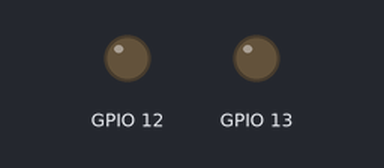
The sketch below on a simulated ESP32. Shown: output pins drawn as LEDs (lit = HIGH). WiFi joins after 1.5 s; servers stay silent unless stated; the camera gives no picture; what the sketch prints to the serial monitor is not drawn.

Above: at 0.4 s.
At 2.4 s:
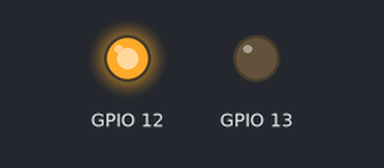
Timing chart, 0 to 3.9 s (numbered marks = the images above):
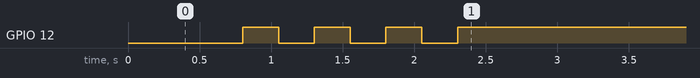

The sketch:

CameraWebServer_copy_20260911115935.ino
```cpp
#include <Arduino.h>
#include "esp_camera.h"
#include <WiFi.h>

// ===========================
// Select camera model in board_config.h
// ===========================
#include "board_config.h"

// ===========================
// Enter your WiFi credentials
// ===========================
const char *ssid = "rish";
const char *password = "Wsb12345@";

// ===========================
// STATIC IP — ESP32 always boots at this address
// Windows Hotspot gateway is ALWAYS 192.168.137.1
// Change STATIC_IP last digit if there's a conflict (use .100-.200 range)
// ===========================
IPAddress STATIC_IP (192, 168, 137, 100);   // ESP32 fixed address
IPAddress GATEWAY   (192, 168, 137,   1);   // Windows hotspot — never changes
IPAddress SUBNET    (255, 255, 255,   0);
IPAddress DNS       (192, 168, 137,   1);   // use gateway as DNS too

void startCameraServer();
void setupLedFlash();

void setup() {
  Serial.begin(115200);
  Serial.setDebugOutput(true);
  Serial.println();

  camera_config_t config;
  config.ledc_channel = LEDC_CHANNEL_0;
  config.ledc_timer = LEDC_TIMER_0;
  config.pin_d0 = Y2_GPIO_NUM;
  config.pin_d1 = Y3_GPIO_NUM;
  config.pin_d2 = Y4_GPIO_NUM;
  config.pin_d3 = Y5_GPIO_NUM;
  config.pin_d4 = Y6_GPIO_NUM;
  config.pin_d5 = Y7_GPIO_NUM;
  config.pin_d6 = Y8_GPIO_NUM;
  config.pin_d7 = Y9_GPIO_NUM;
  config.pin_xclk = XCLK_GPIO_NUM;
  config.pin_pclk = PCLK_GPIO_NUM;
  config.pin_vsync = VSYNC_GPIO_NUM;
  config.pin_href = HREF_GPIO_NUM;
  config.pin_sccb_sda = SIOD_GPIO_NUM;
  config.pin_sccb_scl = SIOC_GPIO_NUM;
  config.pin_pwdn = PWDN_GPIO_NUM;
  config.pin_reset = RESET_GPIO_NUM;
  config.xclk_freq_hz = 20000000;
  config.frame_size = FRAMESIZE_UXGA;
  config.pixel_format = PIXFORMAT_JPEG;  // for streaming
  //config.pixel_format = PIXFORMAT_RGB565; // for face detection/recognition
  config.grab_mode = CAMERA_GRAB_WHEN_EMPTY;
  config.fb_location = CAMERA_FB_IN_PSRAM;
  config.jpeg_quality = 12;
  config.fb_count = 1;

  // if PSRAM IC present, init with UXGA resolution and higher JPEG quality
  //                      for larger pre-allocated frame buffer.
  if (config.pixel_format == PIXFORMAT_JPEG) {
    if (psramFound()) {
      config.jpeg_quality = 10;
      config.fb_count = 2;
      config.grab_mode = CAMERA_GRAB_LATEST;
    } else {
      // Limit the frame size when PSRAM is not available
      config.frame_size = FRAMESIZE_SVGA;
      config.fb_location = CAMERA_FB_IN_DRAM;
    }
  } else {
    // Best option for face detection/recognition
    config.frame_size = FRAMESIZE_240X240;
#if CONFIG_IDF_TARGET_ESP32S3
    config.fb_count = 2;
#endif
  }

#if defined(CAMERA_MODEL_ESP_EYE)
  pinMode(13, INPUT_PULLUP);
  pinMode(14, INPUT_PULLUP);
#endif

  // camera init
  esp_err_t err = esp_camera_init(&config);
  if (err != ESP_OK) {
    Serial.printf("Camera init failed with error 0x%x", err);
    return;
  }

  sensor_t *s = esp_camera_sensor_get();
  // initial sensors are flipped vertically and colors are a bit saturated
  if (s->id.PID == OV3660_PID) {
    s->set_vflip(s, 1);        // flip it back
    s->set_brightness(s, 1);   // up the brightness just a bit
    s->set_saturation(s, -2);  // lower the saturation
  }
  // drop down frame size for higher initial frame rate
  if (config.pixel_format == PIXFORMAT_JPEG) {
    s->set_framesize(s, FRAMESIZE_QVGA);
  }

#if defined(CAMERA_MODEL_M5STACK_WIDE) || defined(CAMERA_MODEL_M5STACK_ESP32CAM)
  s->set_vflip(s, 1);
  s->set_hmirror(s, 1);
#endif

#if defined(CAMERA_MODEL_ESP32S3_EYE)
  s->set_vflip(s, 1);
#endif

// Setup LED FLash if LED pin is defined in camera_pins.h
#if defined(LED_GPIO_NUM)
  setupLedFlash();
#endif

  // ── MediKiosk LED setup ────────────────────────────────────
  // Blue LED (GPIO 12): blinks while connecting, solid ON when ready
  // Red  LED (GPIO 13): controlled in app_httpd.cpp on capture
  pinMode(12, OUTPUT);
  pinMode(13, OUTPUT);
  digitalWrite(12, LOW);   // OFF until WiFi ready
  digitalWrite(13, LOW);   // OFF at startup

  // ── Force forget old saved WiFi networks ──────────────────
  // This ensures ESP32 only connects to YOUR hotspot
  WiFi.disconnect(true);
  delay(500);
  WiFi.mode(WIFI_STA);

  // ── Apply Static IP (MUST be before WiFi.begin) ───────────
  // All 4 args required: IP, gateway, subnet, DNS
  // Without DNS arg, static IP silently falls back to DHCP!
  if (!WiFi.config(STATIC_IP, GATEWAY, SUBNET, DNS)) {
    Serial.println("WARNING: Static IP config failed — will use DHCP");
  } else {
    Serial.println("Static IP configured: 192.168.137.100");
  }

  WiFi.begin(ssid, password);
  WiFi.setSleep(false);

  // Blue LED blinks while waiting for WiFi
  Serial.print("WiFi connecting");
  while (WiFi.status() != WL_CONNECTED) {
    digitalWrite(12, HIGH); delay(250);
    digitalWrite(12, LOW);  delay(250);
    Serial.print(".");
  }

  // Blue LED stays ON solid = WiFi + server ready
  digitalWrite(12, HIGH);
  Serial.println("");
  Serial.println("========================================");
  Serial.print  ("  IP Address : http://");
  Serial.println(WiFi.localIP());
  if (WiFi.localIP() == STATIC_IP) {
    Serial.println("  [OK] Static IP confirmed! Will be same every boot.");
  } else {
    Serial.println("  [!] Got different IP — check gateway setting.");
    Serial.print  ("  Expected: "); Serial.println(STATIC_IP);
  }
  Serial.println("========================================");

  startCameraServer();

  Serial.print("Camera Ready! Open: http://");
  Serial.print(WiFi.localIP());
  Serial.println("/capture");
  Serial.println("IP repeats every 5s below:");
}

void loop() {
  // Print IP every 5 seconds
  Serial.print("[ALIVE] http://");
  Serial.print(WiFi.localIP());
  Serial.println("/capture   <- should always be 192.168.137.100");
  delay(5000);
}
```

board_config.h
```cpp
#ifndef BOARD_CONFIG_H
#define BOARD_CONFIG_H

//
// WARNING!!! PSRAM IC required for UXGA resolution and high JPEG quality
//            Ensure ESP32 Wrover Module or other board with PSRAM is selected
//            Partial images will be transmitted if image exceeds buffer size
//
//            You must select partition scheme from the board menu that has at least 3MB APP space.

// ===================
// Select camera model
// ===================
//#define CAMERA_MODEL_WROVER_KIT // Has PSRAM
//#define CAMERA_MODEL_ESP_EYE  // Has PSRAM
//#define CAMERA_MODEL_ESP32S3_EYE // Has PSRAM
//#define CAMERA_MODEL_M5STACK_PSRAM // Has PSRAM
//#define CAMERA_MODEL_M5STACK_V2_PSRAM // M5Camera version B Has PSRAM
//#define CAMERA_MODEL_M5STACK_WIDE // Has PSRAM
//#define CAMERA_MODEL_M5STACK_ESP32CAM // No PSRAM
//#define CAMERA_MODEL_M5STACK_UNITCAM // No PSRAM
//#define CAMERA_MODEL_M5STACK_CAMS3_UNIT  // Has PSRAM
#define CAMERA_MODEL_AI_THINKER // Has PSRAM
//#define CAMERA_MODEL_TTGO_T_JOURNAL // No PSRAM
//#define CAMERA_MODEL_XIAO_ESP32S3 // Has PSRAM
// ** Espressif Internal Boards **
//#define CAMERA_MODEL_ESP32_CAM_BOARD
//#define CAMERA_MODEL_ESP32S2_CAM_BOARD
//#define CAMERA_MODEL_ESP32S3_CAM_LCD
//#define CAMERA_MODEL_DFRobot_FireBeetle2_ESP32S3 // Has PSRAM
//#define CAMERA_MODEL_DFRobot_Romeo_ESP32S3 // Has PSRAM
#include "camera_pins.h"

#endif  // BOARD_CONFIG_H
```

camera_pins.h
```cpp
#if defined(CAMERA_MODEL_WROVER_KIT)
#define PWDN_GPIO_NUM  -1
#define RESET_GPIO_NUM -1
#define XCLK_GPIO_NUM  21
#define SIOD_GPIO_NUM  26
#define SIOC_GPIO_NUM  27

#define Y9_GPIO_NUM    35
#define Y8_GPIO_NUM    34
#define Y7_GPIO_NUM    39
#define Y6_GPIO_NUM    36
#define Y5_GPIO_NUM    19
#define Y4_GPIO_NUM    18
#define Y3_GPIO_NUM    5
#define Y2_GPIO_NUM    4
#define VSYNC_GPIO_NUM 25
#define HREF_GPIO_NUM  23
#define PCLK_GPIO_NUM  22

#elif defined(CAMERA_MODEL_ESP_EYE)
#define PWDN_GPIO_NUM  -1
#define RESET_GPIO_NUM -1
#define XCLK_GPIO_NUM  4
#define SIOD_GPIO_NUM  18
#define SIOC_GPIO_NUM  23

#define Y9_GPIO_NUM    36
#define Y8_GPIO_NUM    37
#define Y7_GPIO_NUM    38
#define Y6_GPIO_NUM    39
#define Y5_GPIO_NUM    35
#define Y4_GPIO_NUM    14
#define Y3_GPIO_NUM    13
#define Y2_GPIO_NUM    34
#define VSYNC_GPIO_NUM 5
#define HREF_GPIO_NUM  27
#define PCLK_GPIO_NUM  25

#define LED_GPIO_NUM 22

#elif defined(CAMERA_MODEL_M5STACK_PSRAM)
#define PWDN_GPIO_NUM  -1
#define RESET_GPIO_NUM 15
#define XCLK_GPIO_NUM  27
#define SIOD_GPIO_NUM  25
#define SIOC_GPIO_NUM  23

#define Y9_GPIO_NUM    19
#define Y8_GPIO_NUM    36
#define Y7_GPIO_NUM    18
#define Y6_GPIO_NUM    39
#define Y5_GPIO_NUM    5
#define Y4_GPIO_NUM    34
#define Y3_GPIO_NUM    35
#define Y2_GPIO_NUM    32
#define VSYNC_GPIO_NUM 22
#define HREF_GPIO_NUM  26
#define PCLK_GPIO_NUM  21

#elif defined(CAMERA_MODEL_M5STACK_V2_PSRAM)
#define PWDN_GPIO_NUM  -1
#define RESET_GPIO_NUM 15
#define XCLK_GPIO_NUM  27
#define SIOD_GPIO_NUM  22
#define SIOC_GPIO_NUM  23

#define Y9_GPIO_NUM    19
#define Y8_GPIO_NUM    36
#define Y7_GPIO_NUM    18
#define Y6_GPIO_NUM    39
#define Y5_GPIO_NUM    5
#define Y4_GPIO_NUM    34
#define Y3_GPIO_NUM    35
#define Y2_GPIO_NUM    32
#define VSYNC_GPIO_NUM 25
#define HREF_GPIO_NUM  26
#define PCLK_GPIO_NUM  21

#elif defined(CAMERA_MODEL_M5STACK_WIDE)
#define PWDN_GPIO_NUM  -1
#define RESET_GPIO_NUM 15
#define XCLK_GPIO_NUM  27
#define SIOD_GPIO_NUM  22
#define SIOC_GPIO_NUM  23

#define Y9_GPIO_NUM    19
#define Y8_GPIO_NUM    36
#define Y7_GPIO_NUM    18
#define Y6_GPIO_NUM    39
#define Y5_GPIO_NUM    5
#define Y4_GPIO_NUM    34
#define Y3_GPIO_NUM    35
#define Y2_GPIO_NUM    32
#define VSYNC_GPIO_NUM 25
#define HREF_GPIO_NUM  26
#define PCLK_GPIO_NUM  21

#define LED_GPIO_NUM 2

#elif defined(CAMERA_MODEL_M5STACK_ESP32CAM)
#define PWDN_GPIO_NUM  -1
#define RESET_GPIO_NUM 15
#define XCLK_GPIO_NUM  27
#define SIOD_GPIO_NUM  25
#define SIOC_GPIO_NUM  23

#define Y9_GPIO_NUM    19
#define Y8_GPIO_NUM    36
#define Y7_GPIO_NUM    18
#define Y6_GPIO_NUM    39
#define Y5_GPIO_NUM    5
#define Y4_GPIO_NUM    34
#define Y3_GPIO_NUM    35
#define Y2_GPIO_NUM    17
#define VSYNC_GPIO_NUM 22
#define HREF_GPIO_NUM  26
#define PCLK_GPIO_NUM  21

#elif defined(CAMERA_MODEL_M5STACK_UNITCAM)
#define PWDN_GPIO_NUM  -1
#define RESET_GPIO_NUM 15
#define XCLK_GPIO_NUM  27
#define SIOD_GPIO_NUM  25
#define SIOC_GPIO_NUM  23

#define Y9_GPIO_NUM    19
#define Y8_GPIO_NUM    36
#define Y7_GPIO_NUM    18
#define Y6_GPIO_NUM    39
#define Y5_GPIO_NUM    5
#define Y4_GPIO_NUM    34
#define Y3_GPIO_NUM    35
#define Y2_GPIO_NUM    32
#define VSYNC_GPIO_NUM 22
#define HREF_GPIO_NUM  26
#define PCLK_GPIO_NUM  21

#elif defined(CAMERA_MODEL_M5STACK_CAMS3_UNIT)
#define PWDN_GPIO_NUM  -1
#define RESET_GPIO_NUM 21
#define XCLK_GPIO_NUM  11
#define SIOD_GPIO_NUM  17
#define SIOC_GPIO_NUM  41

#define Y9_GPIO_NUM    13
#define Y8_GPIO_NUM    4
#define Y7_GPIO_NUM    10
#define Y6_GPIO_NUM    5
#define Y5_GPIO_NUM    7
#define Y4_GPIO_NUM    16
#define Y3_GPIO_NUM    15
#define Y2_GPIO_NUM    6
#define VSYNC_GPIO_NUM 42
#define HREF_GPIO_NUM  18
#define PCLK_GPIO_NUM  12

#define LED_GPIO_NUM 14

#elif defined(CAMERA_MODEL_AI_THINKER)
#define PWDN_GPIO_NUM  32
#define RESET_GPIO_NUM -1
#define XCLK_GPIO_NUM  0
#define SIOD_GPIO_NUM  26
#define SIOC_GPIO_NUM  27

#define Y9_GPIO_NUM    35
#define Y8_GPIO_NUM    34
#define Y7_GPIO_NUM    39
#define Y6_GPIO_NUM    36
#define Y5_GPIO_NUM    21
#define Y4_GPIO_NUM    19
#define Y3_GPIO_NUM    18
#define Y2_GPIO_NUM    5
#define VSYNC_GPIO_NUM 25
#define HREF_GPIO_NUM  23
#define PCLK_GPIO_NUM  22

// 4 for flash led or 33 for normal led
#define LED_GPIO_NUM   4

#elif defined(CAMERA_MODEL_TTGO_T_JOURNAL)
#define PWDN_GPIO_NUM  0
#define RESET_GPIO_NUM 15
#define XCLK_GPIO_NUM  27
#define SIOD_GPIO_NUM  25
#define SIOC_GPIO_NUM  23

#define Y9_GPIO_NUM    19
#define Y8_GPIO_NUM    36
#define Y7_GPIO_NUM    18
#define Y6_GPIO_NUM    39
#define Y5_GPIO_NUM    5
#define Y4_GPIO_NUM    34
#define Y3_GPIO_NUM    35
#define Y2_GPIO_NUM    17
#define VSYNC_GPIO_NUM 22
#define HREF_GPIO_NUM  26
#define PCLK_GPIO_NUM  21

#elif defined(CAMERA_MODEL_XIAO_ESP32S3)
#define PWDN_GPIO_NUM  -1
#define RESET_GPIO_NUM -1
#define XCLK_GPIO_NUM  10
#define SIOD_GPIO_NUM  40
#define SIOC_GPIO_NUM  39

#define Y9_GPIO_NUM    48
#define Y8_GPIO_NUM    11
#define Y7_GPIO_NUM    12
#define Y6_GPIO_NUM    14
#define Y5_GPIO_NUM    16
#define Y4_GPIO_NUM    18
#define Y3_GPIO_NUM    17
#define Y2_GPIO_NUM    15
#define VSYNC_GPIO_NUM 38
#define HREF_GPIO_NUM  47
#define PCLK_GPIO_NUM  13

#elif defined(CAMERA_MODEL_ESP32_CAM_BOARD)
// The 18 pin header on the board has Y5 and Y3 swapped
#define USE_BOARD_HEADER 0
#define PWDN_GPIO_NUM    32
#define RESET_GPIO_NUM   33
#define XCLK_GPIO_NUM    4
#define SIOD_GPIO_NUM    18
#define SIOC_GPIO_NUM    23

#define Y9_GPIO_NUM 36
#define Y8_GPIO_NUM 19
#define Y7_GPIO_NUM 21
#define Y6_GPIO_NUM 39
#if USE_BOARD_HEADER
#define Y5_GPIO_NUM 13
#else
#define Y5_GPIO_NUM 35
#endif
#define Y4_GPIO_NUM 14
#if USE_BOARD_HEADER
#define Y3_GPIO_NUM 35
#else
#define Y3_GPIO_NUM 13
#endif
#define Y2_GPIO_NUM    34
#define VSYNC_GPIO_NUM 5
#define HREF_GPIO_NUM  27
#define PCLK_GPIO_NUM  25

#elif defined(CAMERA_MODEL_ESP32S3_CAM_LCD)
#define PWDN_GPIO_NUM  -1
#define RESET_GPIO_NUM -1
#define XCLK_GPIO_NUM  40
#define SIOD_GPIO_NUM  17
#define SIOC_GPIO_NUM  18

#define Y9_GPIO_NUM    39
#define Y8_GPIO_NUM    41
#define Y7_GPIO_NUM    42
#define Y6_GPIO_NUM    12
#define Y5_GPIO_NUM    3
#define Y4_GPIO_NUM    14
#define Y3_GPIO_NUM    47
#define Y2_GPIO_NUM    13
#define VSYNC_GPIO_NUM 21
#define HREF_GPIO_NUM  38
#define PCLK_GPIO_NUM  11

#elif defined(CAMERA_MODEL_ESP32S2_CAM_BOARD)
// The 18 pin header on the board has Y5 and Y3 swapped
#define USE_BOARD_HEADER 0
#define PWDN_GPIO_NUM    1
#define RESET_GPIO_NUM   2
#define XCLK_GPIO_NUM    42
#define SIOD_GPIO_NUM    41
#define SIOC_GPIO_NUM    18

#define Y9_GPIO_NUM 16
#define Y8_GPIO_NUM 39
#define Y7_GPIO_NUM 40
#define Y6_GPIO_NUM 15
#if USE_BOARD_HEADER
#define Y5_GPIO_NUM 12
#else
#define Y5_GPIO_NUM 13
#endif
#define Y4_GPIO_NUM 5
#if USE_BOARD_HEADER
#define Y3_GPIO_NUM 13
#else
#define Y3_GPIO_NUM 12
#endif
#define Y2_GPIO_NUM    14
#define VSYNC_GPIO_NUM 38
#define HREF_GPIO_NUM  4
#define PCLK_GPIO_NUM  3

#elif defined(CAMERA_MODEL_ESP32S3_EYE)
#define PWDN_GPIO_NUM  -1
#define RESET_GPIO_NUM -1
#define XCLK_GPIO_NUM  15
#define SIOD_GPIO_NUM  4
#define SIOC_GPIO_NUM  5

#define Y2_GPIO_NUM 11
#define Y3_GPIO_NUM 9
#define Y4_GPIO_NUM 8
#define Y5_GPIO_NUM 10
#define Y6_GPIO_NUM 12
#define Y7_GPIO_NUM 18
#define Y8_GPIO_NUM 17
#define Y9_GPIO_NUM 16

#define VSYNC_GPIO_NUM 6
#define HREF_GPIO_NUM  7
#define PCLK_GPIO_NUM  13

#elif defined(CAMERA_MODEL_DFRobot_FireBeetle2_ESP32S3) || defined(CAMERA_MODEL_DFRobot_Romeo_ESP32S3)
#define PWDN_GPIO_NUM  -1
#define RESET_GPIO_NUM -1
#define XCLK_GPIO_NUM  45
#define SIOD_GPIO_NUM  1
#define SIOC_GPIO_NUM  2

#define Y9_GPIO_NUM    48
#define Y8_GPIO_NUM    46
#define Y7_GPIO_NUM    8
#define Y6_GPIO_NUM    7
#define Y5_GPIO_NUM    4
#define Y4_GPIO_NUM    41
#define Y3_GPIO_NUM    40
#define Y2_GPIO_NUM    39
#define VSYNC_GPIO_NUM 6
#define HREF_GPIO_NUM  42
#define PCLK_GPIO_NUM  5

#else
#error "Camera model not selected"
#endif
```
